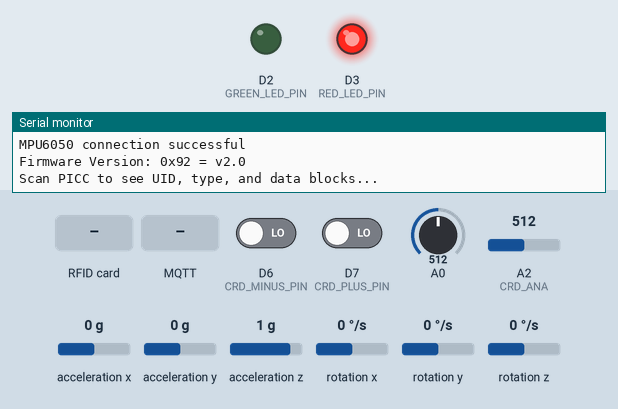
A program run on a simulated Arduino Uno R4 WiFi. Shown: output pins drawn as LEDs (lit = HIGH), the last lines printed to the serial monitor. Inputs (shaded band) come from the test bench; at power-on: D6 (CRD_MINUS_PIN) LOW, D7 (CRD_PLUS_PIN) LOW, A0 = 512, A2 (CRD_ANA) = 512, acceleration x 0 g, acceleration y 0 g, acceleration z 1 g, rotation x 0 °/s, rotation y 0 °/s, rotation z 0 °/s. WiFi joins after 1.5 s; servers stay silent unless stated; no MQTT or app messages arrive unless stated.

Above: at 5.8 s.
5.9 s: RFID card 5E 7A 19 C4 held to the reader
At 6.8 s:
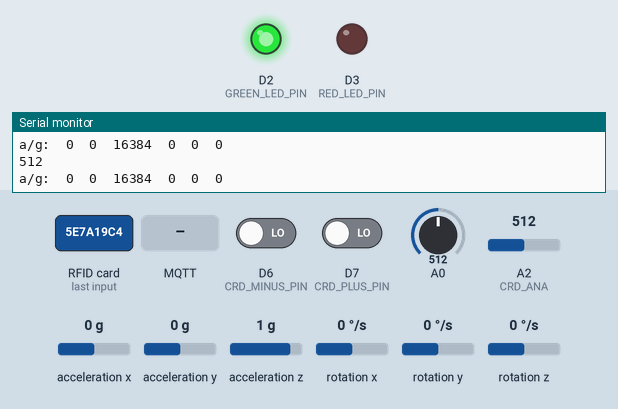
8.9 s: MQTT message "1" arrives on the first subscribed topic
At 9.7 s:
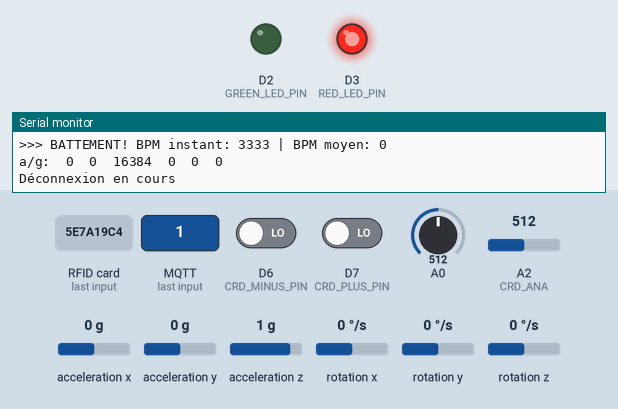
Timing chart, 0 to 11.9 s (numbered marks = the images above; inputs shaded):
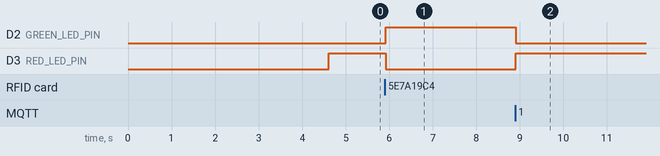

Measured:
- after the input at 5.9 s, D2 (GREEN_LED_PIN): LOW → HIGH at once; D3 (RED_LED_PIN): HIGH → LOW at once
- after the input at 8.9 s, D2 (GREEN_LED_PIN): HIGH → LOW at once; D3 (RED_LED_PIN): LOW → HIGH at once

The program:

main.cpp
```cpp
#include <Arduino.h>
#include <pubsubclient.h>
#include <WiFi.h>
#include "I2Cdev.h"
#include "MPU6050.h"
#include <SPI.h>
#include <MFRC522.h>

// Arduino Wire library is required if I2Cdev I2CDEV_ARDUINO_WIRE implementation
// is used in I2Cdev.h
#if I2CDEV_IMPLEMENTATION == I2CDEV_ARDUINO_WIRE
#include "Wire.h"
#endif

// class default I2C address is 0x68
// specific I2C addresses may be passed as a parameter here
// AD0 low = 0x68 (default for InvenSense evaluation board)
// AD0 high = 0x69
MPU6050 accelgyro;
// MPU6050 accelgyro(0x69); // <-- use for AD0 high
// MPU6050 accelgyro(0x68, &Wire1); // <-- use for AD0 low, but 2nd Wire (TWI/I2C) object

int16_t ax, ay, az;
int16_t gx, gy, gz;

// uncomment "OUTPUT_READABLE_ACCELGYRO" if you want to see a tab-separated
// list of the accel X/Y/Z and then gyro X/Y/Z values in decimal. Easy to read,
// not so easy to parse, and slow(er) over UART.
#define OUTPUT_READABLE_ACCELGYRO

// Pins utilisées pour la carte RFID
#define RST_PIN 9
#define SS_PIN 10
MFRC522 mfrc522(SS_PIN, RST_PIN);

// Pins utilisées pour le capteur cardiaque
#define CRD_PLUS_PIN 7
#define CRD_MINUS_PIN 6
#define CRD_ANA A2

// LED de couleur
#define GREEN_LED_PIN 2
#define RED_LED_PIN 3

static unsigned long lastDebugPublishTime = 0;

// Timing pour échantillonnage rapide
unsigned long lastECGSampleTime = 0;
const unsigned long ecgSampleInterval = 10; // 10ms = 100Hz échantillonnage

// Filtrage du signal
const int BUFFER_SIZE = 10;
int ecgBuffer[BUFFER_SIZE];
int bufferIndex = 0;
int ecgFiltered = 0;
int ecgPrevious = 0;

// Détection de battements
unsigned long lastBeat = 0;
const unsigned long MIN_BEAT_INTERVAL = 300;  // 300ms = max 200 BPM
const unsigned long MAX_BEAT_INTERVAL = 2000; // 2000ms = min 30 BPM
bool beatDetected = false;
int peakValue = 0;

// Seuil adaptatif
int signalMax = 0;
int signalMin = 1023;
int threshold = 512;
unsigned long lastThresholdUpdate = 0;

// Calcul BPM moyenné
const int BPM_BUFFER_SIZE = 5;
int bpmBuffer[BPM_BUFFER_SIZE];
int bpmBufferIndex = 0;
int bpmSum = 0;
int bpmCount = 0;
int averageBPM = 0;

// Publication MQTT ECG (toutes les 2 secondes comme avant)
unsigned long lastECGPublishTime = 0;
const unsigned long ecgPublishInterval = 2000;

// Paramètres Wifi obligatoires
// A remplacer par votre propre connexion
const char *ssid = "";
const char *password = "";

// MQTT Broker settings
// TODO : Update with your MQTT broker settings here if needed
const char *mqtt_broker = "broker.emqx.io"; // EMQX broker endpoint
const char *mqtt_mac_address = "homeTrainerCastres/Group3-C/MAC-Address";
const char *mqtt_gyro_ax = "homeTrainerCastres/Group3-C/Gyro-AX";
const char *mqtt_gyro_ay = "homeTrainerCastres/Group3-C/Gyro-AY";
const char *mqtt_gyro_az = "homeTrainerCastres/Group3-C/Gyro-AZ";
const char *mqtt_gyro_gx = "homeTrainerCastres/Group3-C/Gyro-GX";
const char *mqtt_gyro_gy = "homeTrainerCastres/Group3-C/Gyro-GY";
const char *mqtt_gyro_gz = "homeTrainerCastres/Group3-C/Gyro-GZ";
const char *mqtt_rfid_info = "homeTrainerCastres/Group3-C/RFID-Info";
const char *mqtt_rfid_disconnect = "Disconnect";
const char *mqtt_heartbeat_instant = "homeTrainerCastres/Group3-C/Heartbeat-Instant";
const char *mqtt_heartbeat_average = "homeTrainerCastres/Group3-C/Heartbeat-Average";
const char *mqtt_heartbeat_debug = "homeTrainerCastres/Group3-C/Heartbeat-Debug";
const int mqtt_port = 1883; // MQTT port (TCP)
String client_id = "ArduinoClient-";
String MAC_address = "";
boolean cardDetected = false;

// Other global variables
static unsigned long lastPublishTime = 0;
WiFiClient espClient;
PubSubClient mqtt_client(espClient);

void connectToWiFi();
void connectToMQTTBroker();
void mqttCallback(char *topic, byte *payload, unsigned int length);

void setup()
{
// join I2C bus (I2Cdev library doesn't do this automatically)
#if I2CDEV_IMPLEMENTATION == I2CDEV_ARDUINO_WIRE
  Wire.begin();
#elif I2CDEV_IMPLEMENTATION == I2CDEV_BUILTIN_FASTWIRE
  Fastwire::setup(400, true);
#endif

  Serial.begin(9600);
  connectToWiFi();
  mqtt_client.setServer(mqtt_broker, mqtt_port);
  mqtt_client.setCallback(mqttCallback);
  connectToMQTTBroker();

  // initialize device
  Serial.println("Initializing I2C devices...");
  accelgyro.initialize();

  // verify connection
  Serial.println("Testing device connections...");
  Serial.println(accelgyro.testConnection() ? "MPU6050 connection successful" : "MPU6050 connection failed");

  while (!Serial)
    ;
  SPI.begin();
  mfrc522.PCD_Init();
  mfrc522.PCD_DumpVersionToSerial(); // Output details of the reader
  Serial.println(F("Scan PICC to see UID, type, and data blocks..."));

  pinMode(CRD_PLUS_PIN, INPUT);  // Setup for leads off detection LO +
  pinMode(CRD_MINUS_PIN, INPUT); // Setup for leads off detection LO -

  pinMode(RED_LED_PIN, OUTPUT);   // Setup red LED
  pinMode(GREEN_LED_PIN, OUTPUT); // Setup green LED
}

void printMacAddress()
{
  byte mac[6];
  Serial.print("MAC Address: ");
  WiFi.macAddress(mac);
  for (int i = 0; i < 6; i++)
  {
    MAC_address += String(mac[i], HEX);
    if (i < 5)
      MAC_address += ":";
    if (mac[i] < 16)
    {
      client_id += "0";
    }
    client_id += String(mac[i], HEX);
  }
  Serial.println(MAC_address);
  // Publish message upon successful connection
  String message = "Hello EMQX I'm " + client_id;
  mqtt_client.publish(mqtt_mac_address, message.c_str());
}

void connectToWiFi()
{
  WiFi.begin(ssid, password);
  Serial.print("Connecting to WiFi");
  while (WiFi.status() != WL_CONNECTED)
  {
    delay(500);
    Serial.print(".");
  }
  delay(3000);
  printMacAddress();
  Serial.println("Connected to the WiFi network");
  Serial.print("Local ESP32 IP: ");
  Serial.println(WiFi.localIP());
}

void connectToMQTTBroker()
{
  while (!mqtt_client.connected())
  {
    Serial.print("Connecting to MQTT Broker as ");
    Serial.print(client_id.c_str());
    Serial.println(".....");
    if (mqtt_client.connect(client_id.c_str()))
    {
      Serial.println("Connected to MQTT broker");
      mqtt_client.subscribe(mqtt_rfid_disconnect);
    }
    else
    {
      Serial.print("Failed to connect to MQTT broker, rc=");
      Serial.print(mqtt_client.state());
      Serial.println(" try again in 5 seconds");
      delay(5000);
    }
  }
}

// Callback via Node-RED, comme la seule utilisation du callback est pour la carte RFID, l'utilisateur est déconnecté dès
// qu'un signal est détecté
void mqttCallback(char *topic, byte *payload, unsigned int length)
{
  Serial.println("Déconnexion en cours");
  String messageDeconnexion = "Aucun utilisateur connecté";
  mqtt_client.publish(mqtt_rfid_info, messageDeconnexion.c_str());
  cardDetected = false;
}

// ECG : Filtrage du signal (moyenne mobile)
int filterECGSignal(int rawValue)
{
  ecgBuffer[bufferIndex] = rawValue;
  bufferIndex = (bufferIndex + 1) % BUFFER_SIZE;

  long sum = 0;
  for (int i = 0; i < BUFFER_SIZE; i++)
  {
    sum += ecgBuffer[i];
  }
  return sum / BUFFER_SIZE;
}

// ECG : Mise à jour du seuil adaptatif
void updateThreshold(int value)
{
  if (value > signalMax)
    signalMax = value;
  if (value < signalMin)
    signalMin = value;

  // Recalculer le seuil toutes les 2 secondes
  if (millis() - lastThresholdUpdate > 2000)
  {
    int range = signalMax - signalMin;
    threshold = signalMin + (range * 6) / 10; // 60% entre min et max

    // Reset progressif pour adaptation continue
    signalMax = (signalMax * 9 + value) / 10;
    signalMin = (signalMin * 9 + value) / 10;

    lastThresholdUpdate = millis();

    Serial.print("Seuil: ");
    Serial.print(threshold);
    Serial.print(" | Range: [");
    Serial.print(signalMin);
    Serial.print(" - ");
    Serial.print(signalMax);
    Serial.println("]");
  }
}

// ECG : Calcul BPM moyenné
int calculateAverageBPM(int newBPM)
{
  // Ignorer les valeurs aberrantes
  if (newBPM < 30 || newBPM > 200)
  {
    return averageBPM; // Garder la valeur précédente
  }

  // Ajouter au buffer
  if (bpmCount < BPM_BUFFER_SIZE)
  {
    bpmSum += newBPM;
    bpmBuffer[bpmBufferIndex] = newBPM;
    bpmCount++;
  }
  else
  {
    bpmSum = bpmSum - bpmBuffer[bpmBufferIndex] + newBPM;
    bpmBuffer[bpmBufferIndex] = newBPM;
  }

  bpmBufferIndex = (bpmBufferIndex + 1) % BPM_BUFFER_SIZE;
  return bpmSum / bpmCount;
}

// ECG : Calcul de la fréquence cardiaque
void processECG()
{
  unsigned long currentTime = millis();

  // Échantillonnage rapide (100Hz)
  if (currentTime - lastECGSampleTime >= ecgSampleInterval)
  {
    lastECGSampleTime = currentTime;

    // Lecture et filtrage
    int ecgRaw = analogRead(CRD_ANA);
    ecgFiltered = filterECGSignal(ecgRaw);

    // Mise à jour du seuil adaptatif
    updateThreshold(ecgFiltered);

    // Détection de battement
    unsigned long timeSinceLastBeat = currentTime - lastBeat;

    // Détection de montée (crossing threshold)
    if (!beatDetected && ecgFiltered > threshold && ecgPrevious <= threshold)
    {
      if (timeSinceLastBeat > MIN_BEAT_INTERVAL)
      {
        beatDetected = true;
        peakValue = ecgFiltered;
      }
    }

    if (ecgFiltered > peakValue)
    {
      peakValue = ecgFiltered;
    }
    // Détection de descente (fin du pic)
    int instantBPM = 60000 / timeSinceLastBeat;
    averageBPM = calculateAverageBPM(instantBPM);

    Serial.print(">>> BATTEMENT! BPM instant: ");
    Serial.print(instantBPM);
    Serial.print(" | BPM moyen: ");
    Serial.println(averageBPM);

    String instantBPMMessage = (String)instantBPM;
    String averageBPMMessage = (String)averageBPM;
    mqtt_client.publish(mqtt_heartbeat_instant, instantBPMMessage.c_str());
    mqtt_client.publish(mqtt_heartbeat_average, averageBPMMessage.c_str());

    lastBeat = currentTime;
    beatDetected = false;
  }

  ecgPrevious = ecgFiltered;
}

/**
 * @return the card UID or 0 when an error occurred
 */
unsigned long getID()
{
  unsigned long hex_num;
  hex_num = mfrc522.uid.uidByte[0] << 24;
  hex_num += mfrc522.uid.uidByte[1] << 16;
  hex_num += mfrc522.uid.uidByte[2] << 8;
  hex_num += mfrc522.uid.uidByte[3];
  mfrc522.PICC_HaltA(); // Stop reading
  return hex_num;
}

void loop()
{
  if (!mqtt_client.connected())
  {
    connectToMQTTBroker();
  }
  mqtt_client.loop();

  // A chaque loop on vérifie si une carte a été détectée
  if (!cardDetected)
  {
    String messageDeconnexion = "Aucun utilisateur connecté";
    mqtt_client.publish(mqtt_rfid_info, messageDeconnexion.c_str());
    digitalWrite(RED_LED_PIN, HIGH);
    digitalWrite(GREEN_LED_PIN, 0);

    // Si détection d'une nouvelle carte, l'id est publiée et cardDetected devient vraie
    if (!mfrc522.PICC_IsNewCardPresent())
    {
      return;
    }
    if (!mfrc522.PICC_ReadCardSerial())
    {
      return;
    }
    mfrc522.PICC_DumpToSerial(&(mfrc522.uid));
    unsigned long uid = getID();
    if (uid != 0)
    {
      String uidUser = (String)uid;
      mqtt_client.publish(mqtt_rfid_info, uidUser.c_str());
    }
    cardDetected = true;
  }
  else
  {
    // L'utilisateur est connecté : on lit les données de l'ECG et du gyroscope
    digitalWrite(GREEN_LED_PIN, HIGH);
    digitalWrite(RED_LED_PIN, 0);

    if ((digitalRead(CRD_PLUS_PIN) == 1) || (digitalRead(CRD_MINUS_PIN) == 1))
    {
      Serial.println('!');
    }
    else
    {
      unsigned long currentTime = millis();

      // send the value of analog input 0:
      Serial.println(analogRead(A0));
      if (analogRead(A0) > 0)
      {
        processECG();
      }
      // Message de debug toutes les 10s
      if (currentTime - lastDebugPublishTime >= 10000)
      {
        String debugMsg = "Alive " + String(currentTime / 1000) + "s | ECG BPM: " + String(averageBPM);
        mqtt_client.publish(mqtt_heartbeat_debug, debugMsg.c_str());
        lastDebugPublishTime = currentTime;
      }
    }
    // Wait for a bit to keep serial data from saturating
    delay(1);

    // read raw accel/gyro measurements from device
    accelgyro.getMotion6(&ax, &ay, &az, &gx, &gy, &gz);

    // these methods (and a few others) are also available
    // accelgyro.getAcceleration(&ax, &ay, &az);
    // accelgyro.getRotation(&gx, &gy, &gz);

#ifdef OUTPUT_READABLE_ACCELGYRO
    // display tab-separated accel/gyro x/y/z values
    Serial.print("a/g:\t");
    Serial.print(ax);
    Serial.print("\t");
    Serial.print(ay);
    Serial.print("\t");
    Serial.print(az);
    Serial.print("\t");
    Serial.print(gx);
    Serial.print("\t");
    Serial.print(gy);
    Serial.print("\t");
    Serial.println(gz);
    String message_ax = String(ax);
    String message_ay = String(ay);
    String message_az = String(az);
    String message_gx = String(gx);
    String message_gy = String(gy);
    String message_gz = String(gz);

    // Publication des données du gyroscope sur Node-RED
    mqtt_client.publish(mqtt_gyro_ax, message_ax.c_str());
    mqtt_client.publish(mqtt_gyro_ay, message_ay.c_str());
    mqtt_client.publish(mqtt_gyro_az, message_az.c_str());
    mqtt_client.publish(mqtt_gyro_gx, message_gx.c_str());
    mqtt_client.publish(mqtt_gyro_gy, message_gy.c_str());
    mqtt_client.publish(mqtt_gyro_gz, message_gz.c_str());
#endif

#ifdef OUTPUT_BINARY_ACCELGYRO
    Serial.write((uint8_t)(ax >> 8));
    Serial.write((uint8_t)(ax & 0xFF));
    Serial.write((uint8_t)(ay >> 8));
    Serial.write((uint8_t)(ay & 0xFF));
    Serial.write((uint8_t)(az >> 8));
    Serial.write((uint8_t)(az & 0xFF));
    Serial.write((uint8_t)(gx >> 8));
    Serial.write((uint8_t)(gx & 0xFF));
    Serial.write((uint8_t)(gy >> 8));
    Serial.write((uint8_t)(gy & 0xFF));
    Serial.write((uint8_t)(gz >> 8));
    Serial.write((uint8_t)(gz & 0xFF));
#endif
  }
}
```
